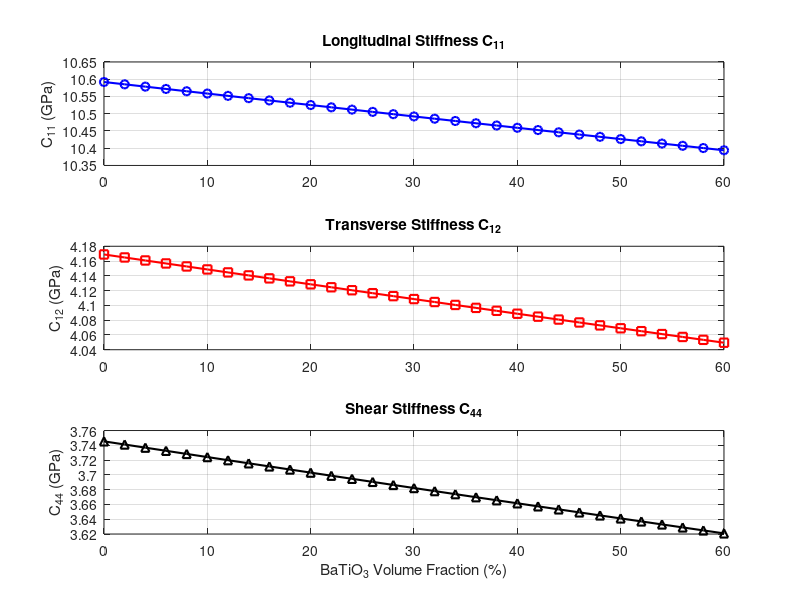
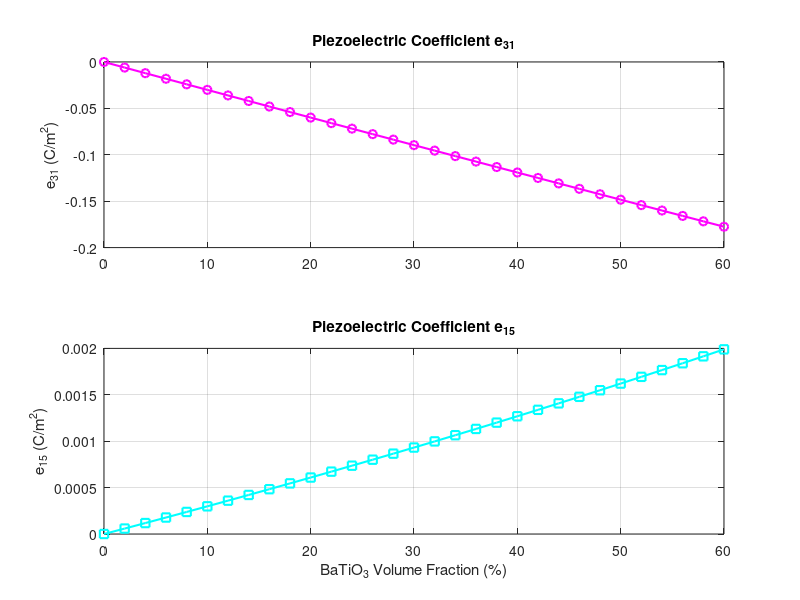
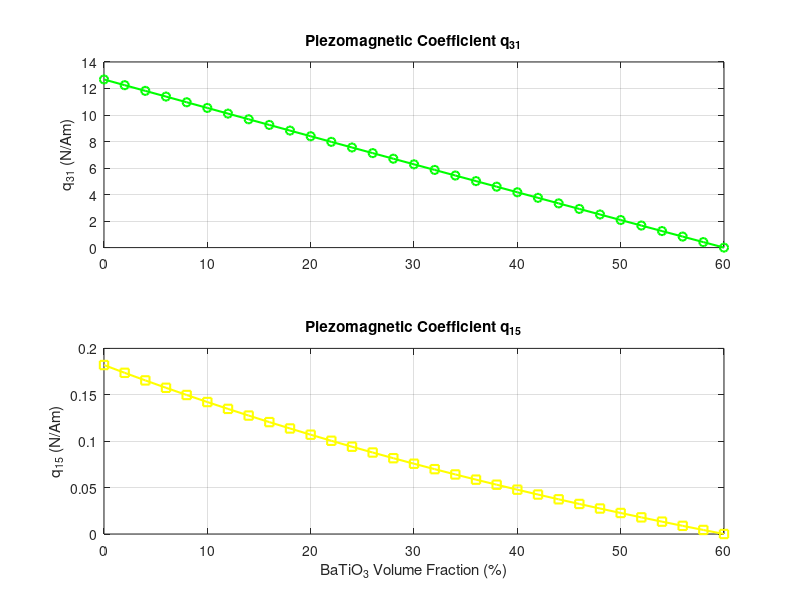

Write the MATLAB code that produced these figures, in order.
clc;clear;close all

% This code is written by Navid Dastgir
% Micromechanical modeling of the functional role of graphene nanoplatelets
% predict magneto-electro-elastic properties using Mori-Tanaka
% as function of piezelectric volume fraction
% Four phase composite
% (PDMS matrix + GNP) + BaTiO3 + CoFe2O4

%% define (matrix + 0.75% GNP) properties (for sample)
c11_f1=3.4334e9; c12_f1=1.4024e9;
c44_f1 = (c11_f1 - c12_f1)/2; 
k_f1 = 8.854e-12; mu_f1 = 4*pi*1e-7; 
L_F1 = zeros(12,12);
L_F1(1:3,1:3) = [c11_f1, c12_f1, c12_f1; c12_f1, c11_f1, c12_f1; c12_f1, c12_f1, c11_f1];
L_F1(4:6,4:6) = diag([c44_f1, c44_f1, c44_f1]);
L_F1(7:9,7:9) = eye(3) * k_f1;
L_F1(10:12,10:12) = eye(3) * mu_f1;
S_F1 = inv(L_F1);
%% define (BaTiO3 piezoelectric) properties
c11_f2=16.6e10; c12_f2=7.7e10; c13_f2=7.8e10; c33_f2=16.2e10; c44_f2=4.3e10; c66_f2=(c11_f2 - c12_f2)/2;
e31_f2=-4.4; e33_f2=18.6; e15_f2=11.6;
k11_f2=112e-10; k33_f2=126e-10; mu11_f2=5e-6; mu33_f2=10e-6;
L_F2 = zeros(12,12);
L_F2(1:3,1:3) = [c11_f2, c12_f2, c13_f2; c12_f2, c11_f2, c13_f2; c13_f2, c13_f2, c33_f2];
L_F2(4:6,4:6) = diag([c44_f2, c44_f2, c66_f2]);
L_F2(9,1:3) = [e31_f2, e31_f2, e33_f2]; L_F2(1:3,9) = L_F2(9,1:3)';
L_F2(8,4) = e15_f2; L_F2(4,8) = e15_f2; L_F2(7,5) = e15_f2; L_F2(5,7) = e15_f2;
L_F2(7:9,7:9) = diag([k11_f2, k11_f2, k33_f2]);
L_F2(10:12,10:12) = diag([mu11_f2, mu11_f2, mu33_f2]);
%% define (CoFe2O4 piezomagnetic) properties
c11_f3=28.6e10; c12_f3=17.3e10; c13_f3=17.05e10; c33_f3=26.95e10; c44_f3=4.53e10; c66_f3=(c11_f3 - c12_f3)/2; 
q31_f3=580.3; q33_f3=699.7; q15_f3=550;
k11_f3=0.8e-10; k33_f3=0.93e-10; 
mu11_f3 = 590e-6; mu33_f3 = 157e-6; 
L_F3 = zeros(12,12);
L_F3(1:3,1:3) = [c11_f3, c12_f3, c13_f3; c12_f3, c11_f3, c13_f3; c13_f3, c13_f3, c33_f3];
L_F3(4:6,4:6) = diag([c44_f3, c44_f3, c66_f3]);
L_F3(12,1:3) = [q31_f3, q31_f3, q33_f3]; L_F3(1:3,12) = L_F3(12,1:3)';
L_F3(11,4) = q15_f3; L_F3(4,11) = q15_f3; L_F3(10,5) = q15_f3; L_F3(5,10) = q15_f3;
L_F3(7:9,7:9) = diag([k11_f3, k11_f3, k33_f3]);
L_F3(10:12,10:12) = diag([mu11_f3, mu11_f3, mu33_f3]);
%% Eshelby Tensor components
c11_mat = L_F1(1,1); c12_mat = L_F1(1,2); c13_mat = L_F1(1,3);
e31_mat = L_F1(9,1); q31_mat = L_F1(12,1); 
s1111 = (5*c11_mat + c12_mat)/(8*c11_mat);
s1122 = (3*c12_mat - c11_mat)/(8*c11_mat);
s1133 = (c13_mat)/(2*c11_mat);
s2211 = (3*c12_mat - c11_mat)/(8*c11_mat);
s2222 = (5*c11_mat + c12_mat)/(8*c11_mat);
s2233 = (c13_mat)/(2*c11_mat);
s2323 = 0.25; s1313 = 0.25; s1212 = (3*c11_mat - c12_mat)/(8*c11_mat);
s1143 = (e31_mat)/(2*c11_mat); s1153 = (q31_mat)/(2*c11_mat);
s2243 = (e31_mat)/(2*c11_mat); s2253 = (q31_mat)/(2*c11_mat);
s4141 = 0.5; s4242 = 0.5; s5151 = 0.5; s5252 = 0.5;
%% Eshelby Matrix Construction
s = zeros(12,12);
s(1,1) = s1111; s(1,2) = s1122; s(1,3) = s1133;
s(2,1) = s2211; s(2,2) = s2222; s(2,3) = s2233;
s(4,4) = 2 * s2323; s(6,6) = 2 * s1212; s(5,5) = 2 * s1313;
s(1,9) = s1143; s(1,12) = s1153;
s(2,9) = s2243; s(2,12) = s2253;
s(7,7) = 2 * s4141; s(8,8) = 2 * s4242;
s(10,10) = 2 * s5151; s(11,11) = 2 * s5252;
%%  Difine Dilute concentration tensor 
I = eye(12);
A_DIL_2 = inv(I + s * S_F1 * (L_F2 - L_F1));
A_DIL_3 = inv(I + s * S_F1 * (L_F3 - L_F1));
%% Difine volume fraction and Mori-Tanaka concentration tensor 
VF_BaTiO3 = 0:0.02:0.6;
y_C11 = zeros(1, length(VF_BaTiO3));
y_C12 = zeros(1, length(VF_BaTiO3));
y_C44 = zeros(1, length(VF_BaTiO3));
y_e31 = zeros(1, length(VF_BaTiO3));
y_e15 = zeros(1, length(VF_BaTiO3));
y_q31 = zeros(1, length(VF_BaTiO3));
y_q15 = zeros(1, length(VF_BaTiO3));
for i = 1:length(VF_BaTiO3)   
    c2 = VF_BaTiO3(i);   % Piezoelectric volume fraction    
    c3 = 0.6 - c2;       % Piezomagnetic volume fraction  
    c1 = 0.4;             % (Matrix + 0.75 GNP) volume fraction
    Denom = c1*I + c2*A_DIL_2 + c3*A_DIL_3;
    A_MOR_2 = A_DIL_2 / Denom; 
    A_MOR_3 = A_DIL_3 / Denom;
    L_eff = L_F1 + c2*(L_F2-L_F1)*A_MOR_2 + c3*(L_F3-L_F1)*A_MOR_3;
    % Report magneto-electro-elastic properties
    y_C11(i) = L_eff(1,1);
    y_C12(i) = L_eff(1,2);
    y_C44(i) = L_eff(4,4);
    y_e31(i) = L_eff(9,1); 
    y_e15(i) = L_eff(7,5); 
    y_q31(i) = L_eff(12,1); 
    y_q15(i) = L_eff(10,5); 
end 
% Report magneto-electro-elastic properties as function of piezoelectric
% volume fraction
y1 = [VF_BaTiO3(:), y_C11(:)/1e9];
y2 = [VF_BaTiO3(:), y_C12(:)/1e9];
y3 = [VF_BaTiO3(:), y_C44(:)/1e9];
y4 = [VF_BaTiO3(:), y_e15(:)];
y5 = [VF_BaTiO3(:), y_e31(:)];
y6 = [VF_BaTiO3(:), y_q15(:)];
y7 = [VF_BaTiO3(:), y_q31(:)];
%% 6. Plotting (Updated X-Axis)
figure('Name', 'Mechanical Stiffness', 'Color', 'w');
subplot(3,1,1); plot(VF_BaTiO3*100, y_C11/1e9, 'b-o', 'LineWidth', 1.5);
ylabel('C_{11} (GPa)'); grid on; title('Longitudinal Stiffness C_{11}');
subplot(3,1,2); plot(VF_BaTiO3*100, y_C12/1e9, 'r-s', 'LineWidth', 1.5);
ylabel('C_{12} (GPa)'); grid on; title('Transverse Stiffness C_{12}'); 
subplot(3,1,3); plot(VF_BaTiO3*100, y_C44/1e9, 'k-^', 'LineWidth', 1.5);
ylabel('C_{44} (GPa)'); xlabel('BaTiO_3 Volume Fraction (%)'); grid on; title('Shear Stiffness C_{44}');

figure('Name', 'Piezoelectric Coefficients', 'Color', 'w');
subplot(2,1,1); plot(VF_BaTiO3*100, y_e31, 'm-o', 'LineWidth', 1.5);
ylabel('e_{31} (C/m^2)'); grid on; title('Piezoelectric Coefficient e_{31}');
subplot(2,1,2); plot(VF_BaTiO3*100, y_e15, 'c-s', 'LineWidth', 1.5);
ylabel('e_{15} (C/m^2)'); xlabel('BaTiO_3 Volume Fraction (%)'); grid on; title('Piezoelectric Coefficient e_{15}');

figure('Name', 'Piezomagnetic Coefficients', 'Color', 'w');
subplot(2,1,1); plot(VF_BaTiO3*100, y_q31, 'g-o', 'LineWidth', 1.5);
ylabel('q_{31} (N/Am)'); grid on; title('Piezomagnetic Coefficient q_{31}');
subplot(2,1,2); plot(VF_BaTiO3*100, y_q15, 'y-s', 'LineWidth', 1.5);
ylabel('q_{15} (N/Am)'); xlabel('BaTiO_3 Volume Fraction (%)'); grid on; title('Piezomagnetic Coefficient q_{15}');